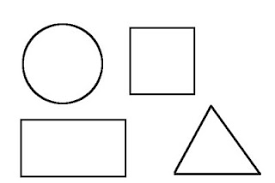
#> input picture Resources/images/fourpics.png, 275 x 183 px, found by its file name
$ python main.py
#> lines starting #> are read from the running program, lines starting #| are printed output that depends on the picture; after the words box and inside, x2 and y2 are one past the last pixel; in counts of white or black regions, pixels touching at a corner belong together
import cv2

img = cv2.imread('Resources/images/fourpics.png')
#> img is the input picture: shape (183, 275, 3); min 0, max 255, mean 244.7


imgray = cv2.cvtColor(img,cv2.COLOR_BGR2GRAY)
imgblur = cv2.GaussianBlur(imgray,(7,7),1)
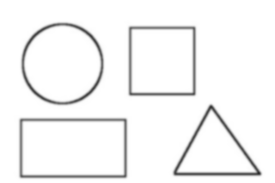
#> imgblur: shape (183, 275); min 42, max 255, mean 244.7
imgcontour = img.copy()
imgcanny = cv2.Canny(img,50,50)
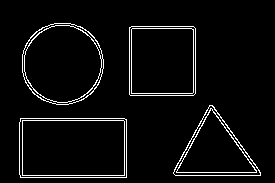
#> imgcanny: shape (183, 275); 4.5% white in thin lines or dots, all inside (x1, y1, x2, y2) = (19, 23, 261, 178)

def getContours(img):
    contours,Hierarchy = cv2.findContours(imgcanny,cv2.RETR_EXTERNAL,cv2.CHAIN_APPROX_NONE)
#> contours = 4 contours; box (x1, y1, x2, y2) and area: (19, 118, 127, 178) 6306, (22, 23, 104, 105) 5248, (129, 26, 196, 96) 4548, (173, 105, 261, 176) 3296
    for cnt in contours:
        area = cv2.contourArea(cnt)
        cv2.drawContours(imgcontour,cnt,-1,(0,0,255),2)
        peri = cv2.arcLength(cnt,True)
        approx = cv2.approxPolyDP(cnt,0.05*peri,True)
        print(len(approx))
        objectcor = len(approx)
        x,y,w,h = cv2.boundingRect(approx)
        if objectcor == 3:
            objectype = "triangle"
        elif objectcor == 4:
            asprat = w/float(h)

            if asprat>0.95 and asprat<1.05:
                objectype = 'square'
            else:
                objectype="rectangle"
        elif objectcor>4:
                objectype == 'circle'

        cv2.rectangle(imgcontour,(x,y),(x+w,y+h),(0,255,0),1)
        cv2.putText(imgcontour,objectype,(x+(w//2)-10,(y+(h//2))+10),cv2.FONT_HERSHEY_SIMPLEX,0.5,(0,0,0),2)
#> this loop made 4 passes
#> (area, peri, approx, objectcor, x, y, w, h) on passes 1, 3: (6305.5, 330.2, [[20, 118], [20, 177], [126, 177], [126, 119]], 4, 20, 118, 107, 60), (4548, 266.5, [[129, 27], [129, 94], [193, 95], [195, 28]], 4, 129, 27, 67, 69)
#> (area, peri, approx, objectcor, x, y, w, h) on pass 2: (3296, 263.6, [[173, 172], [260, 175], [212, 105]], 3, 173, 105, 88, 71)
#| 4
#| 3
#| 4
#| 5
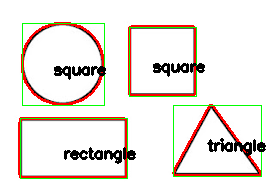
#> imgcontour: shape (183, 275, 3); 10.33% of pixels changed, all inside (x1, y1, x2, y2) = (18, 22, 266, 179)

cv2.imshow("original",img)
cv2.imshow("canny",imgcanny)

getContours(imgcanny)
cv2.imshow("contour",imgcontour)
cv2.waitKey(0)
